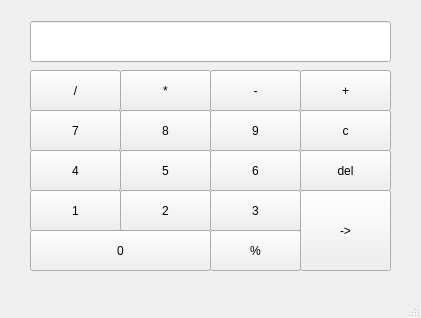
<?xml version="1.0" encoding="UTF-8"?>
<ui version="4.0">
 <class>MainWindow</class>
 <widget class="QMainWindow" name="MainWindow">
  <property name="geometry">
   <rect>
    <x>0</x>
    <y>0</y>
    <width>421</width>
    <height>318</height>
   </rect>
  </property>
  <property name="windowTitle">
   <string>MainWindow</string>
  </property>
  <widget class="QWidget" name="centralwidget">
   <widget class="QPushButton" name="pushButton">
    <property name="geometry">
     <rect>
      <x>30</x>
      <y>230</y>
      <width>181</width>
      <height>41</height>
     </rect>
    </property>
    <property name="text">
     <string>0</string>
    </property>
   </widget>
   <widget class="QPushButton" name="pushButton_2">
    <property name="geometry">
     <rect>
      <x>30</x>
      <y>190</y>
      <width>91</width>
      <height>41</height>
     </rect>
    </property>
    <property name="text">
     <string>1</string>
    </property>
   </widget>
   <widget class="QPushButton" name="pushButton_3">
    <property name="geometry">
     <rect>
      <x>120</x>
      <y>190</y>
      <width>91</width>
      <height>41</height>
     </rect>
    </property>
    <property name="text">
     <string>2</string>
    </property>
   </widget>
   <widget class="QPushButton" name="pushButton_4">
    <property name="geometry">
     <rect>
      <x>210</x>
      <y>190</y>
      <width>91</width>
      <height>41</height>
     </rect>
    </property>
    <property name="text">
     <string>3</string>
    </property>
   </widget>
   <widget class="QPushButton" name="pushButton_5">
    <property name="geometry">
     <rect>
      <x>30</x>
      <y>150</y>
      <width>91</width>
      <height>41</height>
     </rect>
    </property>
    <property name="text">
     <string>4</string>
    </property>
   </widget>
   <widget class="QPushButton" name="pushButton_6">
    <property name="geometry">
     <rect>
      <x>120</x>
      <y>150</y>
      <width>91</width>
      <height>41</height>
     </rect>
    </property>
    <property name="text">
     <string>5</string>
    </property>
   </widget>
   <widget class="QPushButton" name="pushButton_7">
    <property name="geometry">
     <rect>
      <x>210</x>
      <y>150</y>
      <width>91</width>
      <height>41</height>
     </rect>
    </property>
    <property name="text">
     <string>6</string>
    </property>
   </widget>
   <widget class="QPushButton" name="pushButton_8">
    <property name="geometry">
     <rect>
      <x>30</x>
      <y>110</y>
      <width>91</width>
      <height>41</height>
     </rect>
    </property>
    <property name="text">
     <string>7</string>
    </property>
   </widget>
   <widget class="QPushButton" name="pushButton_9">
    <property name="geometry">
     <rect>
      <x>120</x>
      <y>110</y>
      <width>91</width>
      <height>41</height>
     </rect>
    </property>
    <property name="text">
     <string>8</string>
    </property>
   </widget>
   <widget class="QPushButton" name="pushButton_10">
    <property name="geometry">
     <rect>
      <x>210</x>
      <y>110</y>
      <width>91</width>
      <height>41</height>
     </rect>
    </property>
    <property name="text">
     <string>9</string>
    </property>
   </widget>
   <widget class="QPushButton" name="pushButton_11">
    <property name="geometry">
     <rect>
      <x>30</x>
      <y>70</y>
      <width>91</width>
      <height>41</height>
     </rect>
    </property>
    <property name="text">
     <string>/</string>
    </property>
   </widget>
   <widget class="QPushButton" name="pushButton_12">
    <property name="geometry">
     <rect>
      <x>120</x>
      <y>70</y>
      <width>91</width>
      <height>41</height>
     </rect>
    </property>
    <property name="text">
     <string>*</string>
    </property>
   </widget>
   <widget class="QPushButton" name="pushButton_13">
    <property name="geometry">
     <rect>
      <x>210</x>
      <y>70</y>
      <width>91</width>
      <height>41</height>
     </rect>
    </property>
    <property name="text">
     <string>-</string>
    </property>
   </widget>
   <widget class="QPushButton" name="pushButton_14">
    <property name="geometry">
     <rect>
      <x>300</x>
      <y>70</y>
      <width>91</width>
      <height>41</height>
     </rect>
    </property>
    <property name="text">
     <string>+</string>
    </property>
   </widget>
   <widget class="QPushButton" name="pushButton_15">
    <property name="geometry">
     <rect>
      <x>300</x>
      <y>190</y>
      <width>91</width>
      <height>81</height>
     </rect>
    </property>
    <property name="text">
     <string>-&gt;</string>
    </property>
   </widget>
   <widget class="QPushButton" name="pushButton_16">
    <property name="geometry">
     <rect>
      <x>210</x>
      <y>230</y>
      <width>91</width>
      <height>41</height>
     </rect>
    </property>
    <property name="text">
     <string>%</string>
    </property>
   </widget>
   <widget class="QLineEdit" name="lineEdit">
    <property name="geometry">
     <rect>
      <x>30</x>
      <y>21</y>
      <width>361</width>
      <height>41</height>
     </rect>
    </property>
   </widget>
   <widget class="QPushButton" name="pushButton_17">
    <property name="geometry">
     <rect>
      <x>300</x>
      <y>110</y>
      <width>91</width>
      <height>41</height>
     </rect>
    </property>
    <property name="autoFillBackground">
     <bool>false</bool>
    </property>
    <property name="text">
     <string>c</string>
    </property>
   </widget>
   <widget class="QPushButton" name="pushButton_18">
    <property name="geometry">
     <rect>
      <x>300</x>
      <y>150</y>
      <width>91</width>
      <height>41</height>
     </rect>
    </property>
    <property name="text">
     <string>del</string>
    </property>
   </widget>
  </widget>
  <widget class="QMenuBar" name="menubar">
   <property name="geometry">
    <rect>
     <x>0</x>
     <y>0</y>
     <width>421</width>
     <height>22</height>
    </rect>
   </property>
  </widget>
  <widget class="QStatusBar" name="statusbar"/>
 </widget>
 <resources/>
 <connections/>
</ui>
